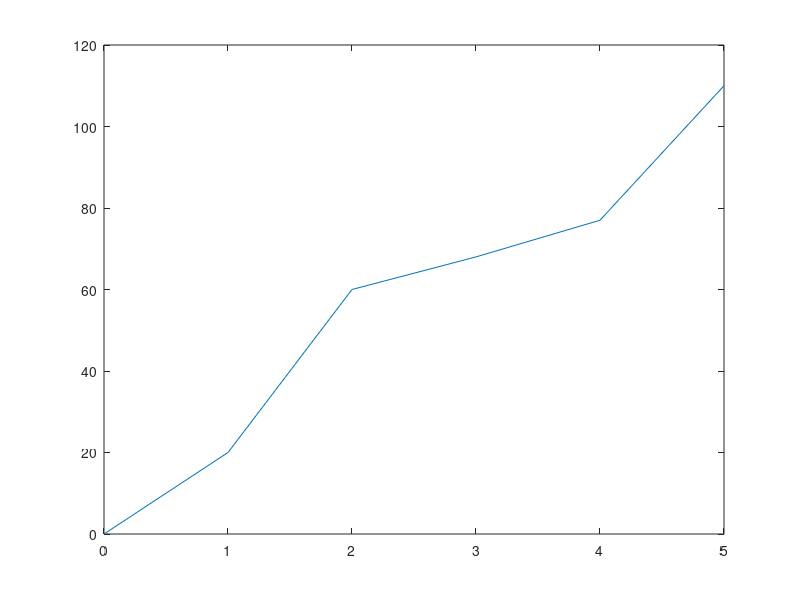

Write the MATLAB code that produced this figure.

% INTERPOLATION

x = 0 : 5;
y = [0 20 60 68 77 110];

% interpolate to get temperature at T = 3.6s
temp = interp1(x, y, 3.6);
temp1 = interp1(x, y, 1.2);

plot(x, y);

% plot(y, temp);   NOTE  yaha interpolate versus y  ki graph likanae se koi
% benefit h because only one point detha h


